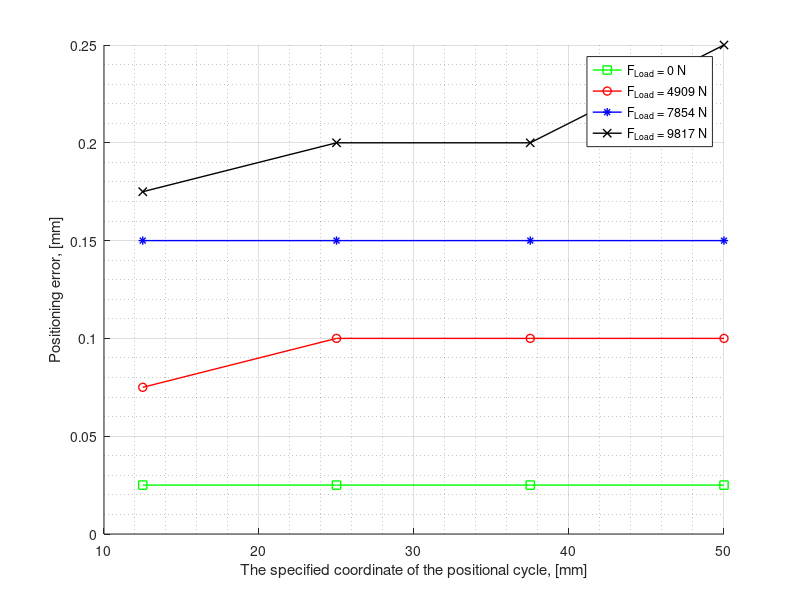

This figure's MATLAB source:
clc;
clear all;

error1_1 = 12.5 - 12.475
error1_2 = 25 - 24.975
error1_3 = 37.5 - 37.475
error1_4 = 50 - 49.975

error2_1 = 12.5 - 12.425
error2_2 = 25 - 24.9
error2_3 = 37.5 - 37.4
error2_4 = 50 - 49.9

error3_1 = 12.5 - 12.35
error3_2 = 25 - 24.85
error3_3 = 37.5 - 37.35
error3_4 = 50 - 49.85

error4_1 = 12.5 - 12.325
error4_2 = 25 - 24.8
error4_3 = 37.5 - 37.3
error4_4 = 50 - 49.75
 

hold on
plot([12.5, 25, 37.5, 50], [error1_1, error1_2, error1_3, error1_4], '-squareg', 'LineWidth', 1);

plot([12.5, 25, 37.5, 50], [error2_1, error2_2, error2_3, error2_4], '-or', 'LineWidth', 1);

plot([12.5, 25, 37.5, 50], [error3_1, error3_2, error3_3, error3_4], '-*b', 'LineWidth', 1);

plot([12.5, 25, 37.5, 50], [error4_1, error4_2, error4_3, error4_4], '-xk', 'LineWidth', 1);

xlabel('The specified coordinate of the positional cycle, [mm]'); 
ylabel('Positioning error, [mm]');
% legend('Position control +  motor velocity control', 'Position control');
legend('F_L_o_a_d = 0 N', 'F_L_o_a_d = 4909 N', 'F_L_o_a_d = 7854 N', 'F_L_o_a_d = 9817 N');
% error

grid on
grid minor

hold off

exportgraphics(gca,'BW_ENG/calk_error.jpg','Resolution',300)

